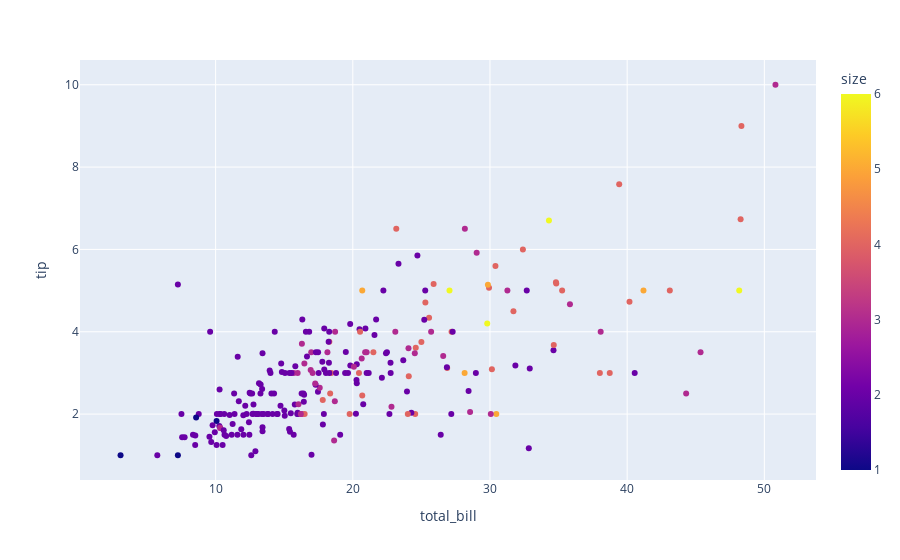

The code cell stored with this chart in its notebook:
### Code cell
import plotly.express as px
fig = px.scatter(df, x="total_bill", y="tip", color="size")
fig.show()

### Figure 1 — Plotly figure (JSON) as saved in the notebook; plotly's stock layout.template omitted (floating-point values rounded to 4 significant figures; data arrays with more than 128 entries replaced by an {"elided": "..."} marker saying what was removed)
{"data": [{"hovertemplate": "total_bill=%{x}<br>tip=%{y}<br>size=%{marker.color}<extra></extra>", "legendgroup": "", "marker": {"color": {"elided": "244 int values"}, "coloraxis": "coloraxis", "symbol": "circle"}, "mode": "markers", "name": "", "orientation": "v", "showlegend": false, "type": "scatter", "x": {"elided": "244 float values"}, "xaxis": "x", "y": {"elided": "244 float values"}, "yaxis": "y"}], "layout": {"coloraxis": {"colorbar": {"title": {"text": "size"}}, "colorscale": [[0, "#0d0887"], [0.1111, "#46039f"], [0.2222, "#7201a8"], [0.3333, "#9c179e"], [0.4444, "#bd3786"], [0.5556, "#d8576b"], [0.6667, "#ed7953"], [0.7778, "#fb9f3a"], [0.8889, "#fdca26"], [1, "#f0f921"]]}, "legend": {"tracegroupgap": 0}, "margin": {"t": 60}, "xaxis": {"anchor": "y", "domain": [0, 1], "title": {"text": "total_bill"}}, "yaxis": {"anchor": "x", "domain": [0, 1], "title": {"text": "tip"}}}}
